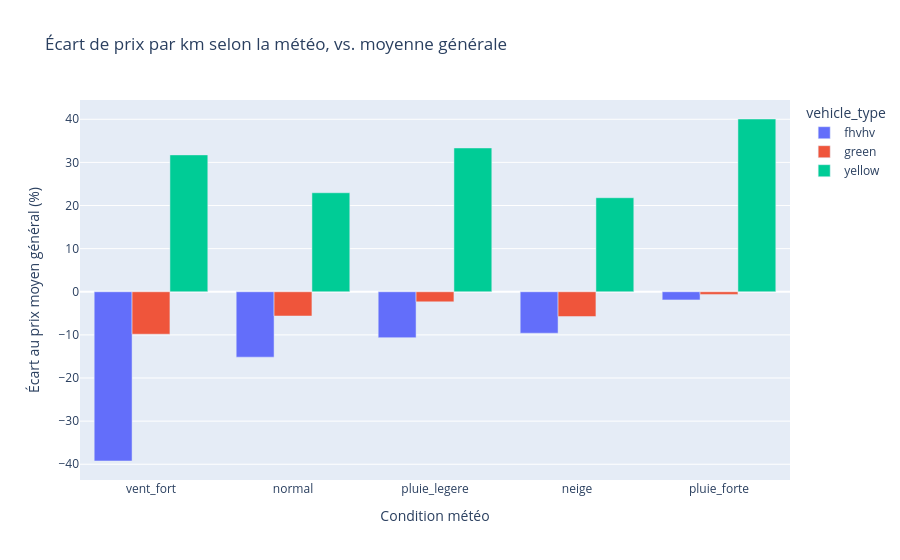

This figure's notebook cell:
### Markdown cell above
### 5. Écart de prix selon la météo

*(cellule ajoutée : le sujet liste 5 analyses Gold dans son énoncé mais ce
notebook ne fournissait que 4 cellules "À COMPLÉTER" — celle-ci comble
l'écart pour couvrir intégralement les 5 analyses demandées.)*

### Code cell
# Exercice : Écart de prix selon la météo
!spark-submit --master spark://spark-master:7077 /home/jovyan/work/pipeline/gold/gold_weather_price.py

weather_price = read_gold_table("/gold/price_by_weather", refresh=True)

fig = px.bar(
    weather_price.sort_values("ecart_pct"),
    x="weather_bucket", y="ecart_pct", color="vehicle_type", barmode="group",
    title="Écart de prix par km selon la météo, vs. moyenne générale",
    labels={"ecart_pct": "Écart au prix moyen général (%)", "weather_bucket": "Condition météo"},
)
fig.show()
weather_price

### Figure 1 — Plotly figure (JSON) as saved in the notebook; plotly's stock layout.template omitted (floating-point values rounded to 4 significant figures)
{"data": [{"alignmentgroup": "True", "hovertemplate": "vehicle_type=fhvhv<br>Condition météo=%{x}<br>Écart au prix moyen général (%)=%{y}<extra></extra>", "legendgroup": "fhvhv", "marker": {"color": "#636efa", "pattern": {"shape": ""}}, "name": "fhvhv", "offsetgroup": "fhvhv", "orientation": "v", "showlegend": true, "textposition": "auto", "type": "bar", "x": ["vent_fort", "normal", "pluie_legere", "neige", "pluie_forte"], "xaxis": "x", "y": [-39.24, -15.16, -10.64, -9.607, -1.884], "yaxis": "y"}, {"alignmentgroup": "True", "hovertemplate": "vehicle_type=green<br>Condition météo=%{x}<br>Écart au prix moyen général (%)=%{y}<extra></extra>", "legendgroup": "green", "marker": {"color": "#EF553B", "pattern": {"shape": ""}}, "name": "green", "offsetgroup": "green", "orientation": "v", "showlegend": true, "textposition": "auto", "type": "bar", "x": ["vent_fort", "neige", "normal", "pluie_legere", "pluie_forte"], "xaxis": "x", "y": [-9.836, -5.748, -5.626, -2.34, -0.6135], "yaxis": "y"}, {"alignmentgroup": "True", "hovertemplate": "vehicle_type=yellow<br>Condition météo=%{x}<br>Écart au prix moyen général (%)=%{y}<extra></extra>", "legendgroup": "yellow", "marker": {"color": "#00cc96", "pattern": {"shape": ""}}, "name": "yellow", "offsetgroup": "yellow", "orientation": "v", "showlegend": true, "textposition": "auto", "type": "bar", "x": ["neige", "normal", "vent_fort", "pluie_legere", "pluie_forte"], "xaxis": "x", "y": [21.81, 22.96, 31.74, 33.35, 40.06], "yaxis": "y"}], "layout": {"autosize": true, "barmode": "group", "legend": {"title": {"text": "vehicle_type"}, "tracegroupgap": 0}, "title": {"text": "Écart de prix par km selon la météo, vs. moyenne générale"}, "xaxis": {"anchor": "y", "autorange": true, "domain": [0, 1], "range": [-0.5, 4.5], "title": {"text": "Condition météo"}, "type": "category"}, "yaxis": {"anchor": "x", "autorange": true, "domain": [0, 1], "range": [-43.65, 44.47], "title": {"text": "Écart au prix moyen général (%)"}, "type": "linear"}}}
